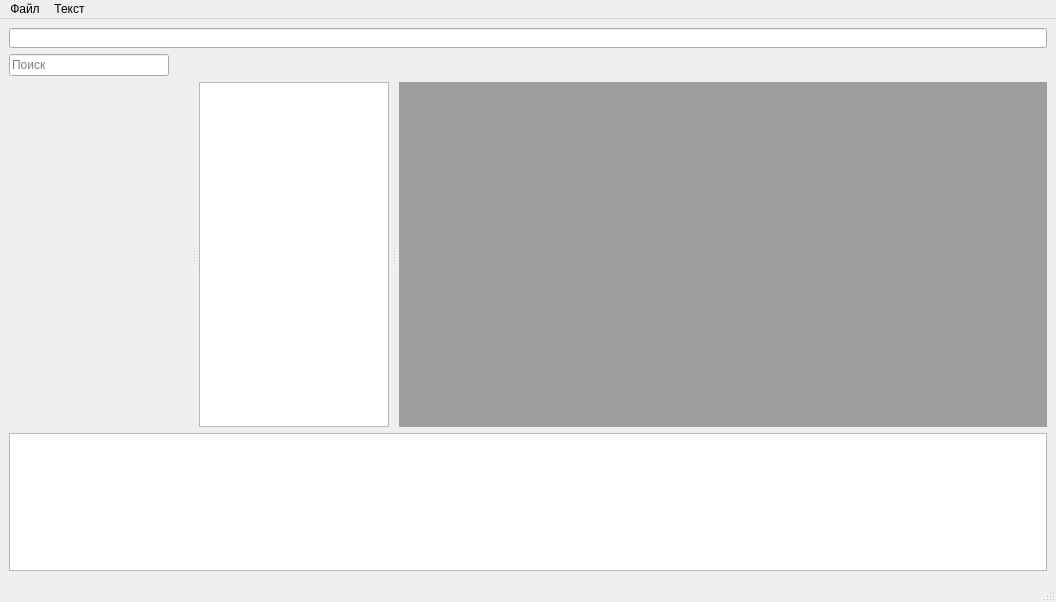
<?xml version="1.0" encoding="UTF-8"?>
<ui version="4.0">
 <class>MainWindow</class>
 <widget class="QMainWindow" name="MainWindow">
  <property name="geometry">
   <rect>
    <x>0</x>
    <y>0</y>
    <width>1056</width>
    <height>602</height>
   </rect>
  </property>
  <property name="windowTitle">
   <string>Блокнот</string>
  </property>
  <widget class="QWidget" name="centralwidget">
   <layout class="QGridLayout" name="gridLayout">
    <item row="2" column="0">
     <widget class="QLineEdit" name="lineEdit_2">
      <property name="sizePolicy">
       <sizepolicy hsizetype="Maximum" vsizetype="Fixed">
        <horstretch>0</horstretch>
        <verstretch>0</verstretch>
       </sizepolicy>
      </property>
      <property name="minimumSize">
       <size>
        <width>160</width>
        <height>0</height>
       </size>
      </property>
      <property name="sizeIncrement">
       <size>
        <width>160</width>
        <height>0</height>
       </size>
      </property>
      <property name="placeholderText">
       <string>Поиск</string>
      </property>
     </widget>
    </item>
    <item row="1" column="0">
     <widget class="QLineEdit" name="lineEdit">
      <property name="maximumSize">
       <size>
        <width>1200</width>
        <height>20</height>
       </size>
      </property>
      <property name="layoutDirection">
       <enum>Qt::RightToLeft</enum>
      </property>
     </widget>
    </item>
    <item row="7" column="0">
     <layout class="QVBoxLayout" name="verticalLayout">
      <property name="spacing">
       <number>6</number>
      </property>
      <property name="sizeConstraint">
       <enum>QLayout::SetMaximumSize</enum>
      </property>
      <item>
       <widget class="QSplitter" name="splitter">
        <property name="frameShape">
         <enum>QFrame::NoFrame</enum>
        </property>
        <property name="frameShadow">
         <enum>QFrame::Sunken</enum>
        </property>
        <property name="lineWidth">
         <number>16</number>
        </property>
        <property name="orientation">
         <enum>Qt::Horizontal</enum>
        </property>
        <property name="opaqueResize">
         <bool>false</bool>
        </property>
        <property name="handleWidth">
         <number>10</number>
        </property>
        <property name="childrenCollapsible">
         <bool>true</bool>
        </property>
        <widget class="fileManager" name="widget" native="true">
         <property name="enabled">
          <bool>true</bool>
         </property>
         <property name="sizePolicy">
          <sizepolicy hsizetype="Minimum" vsizetype="Maximum">
           <horstretch>0</horstretch>
           <verstretch>0</verstretch>
          </sizepolicy>
         </property>
         <property name="minimumSize">
          <size>
           <width>160</width>
           <height>0</height>
          </size>
         </property>
         <property name="maximumSize">
          <size>
           <width>180</width>
           <height>16777215</height>
          </size>
         </property>
         <property name="mouseTracking">
          <bool>false</bool>
         </property>
         <property name="acceptDrops">
          <bool>true</bool>
         </property>
         <property name="toolTipDuration">
          <number>0</number>
         </property>
        </widget>
        <widget class="QTextEdit" name="textEdit">
         <property name="enabled">
          <bool>true</bool>
         </property>
         <property name="maximumSize">
          <size>
           <width>190</width>
           <height>16777215</height>
          </size>
         </property>
         <property name="layoutDirection">
          <enum>Qt::LeftToRight</enum>
         </property>
         <property name="autoFillBackground">
          <bool>true</bool>
         </property>
        </widget>
        <widget class="QMdiArea" name="mdiArea">
         <property name="sizePolicy">
          <sizepolicy hsizetype="Maximum" vsizetype="Expanding">
           <horstretch>0</horstretch>
           <verstretch>0</verstretch>
          </sizepolicy>
         </property>
         <property name="layoutDirection">
          <enum>Qt::LeftToRight</enum>
         </property>
        </widget>
       </widget>
      </item>
     </layout>
    </item>
    <item row="8" column="0">
     <layout class="QVBoxLayout" name="verticalLayout_2">
      <item>
       <widget class="QListView" name="searchView"/>
      </item>
     </layout>
    </item>
   </layout>
  </widget>
  <widget class="QMenuBar" name="menubar">
   <property name="geometry">
    <rect>
     <x>0</x>
     <y>0</y>
     <width>1056</width>
     <height>21</height>
    </rect>
   </property>
   <widget class="QMenu" name="menu">
    <property name="title">
     <string>Файл</string>
    </property>
    <widget class="QMenu" name="menu_2">
     <property name="enabled">
      <bool>true</bool>
     </property>
     <property name="title">
      <string>Язык</string>
     </property>
     <addaction name="russian"/>
     <addaction name="english"/>
    </widget>
    <widget class="QMenu" name="menu_3">
     <property name="title">
      <string>Выбрать тему</string>
     </property>
     <addaction name="light"/>
     <addaction name="dark"/>
    </widget>
    <addaction name="open_2"/>
    <addaction name="readOnly"/>
    <addaction name="separator"/>
    <addaction name="save"/>
    <addaction name="printDoc"/>
    <addaction name="menu_3"/>
    <addaction name="separator"/>
    <addaction name="menu_2"/>
    <addaction name="help"/>
    <addaction name="separator"/>
    <addaction name="exit"/>
   </widget>
   <widget class="QMenu" name="menu_4">
    <property name="title">
     <string>Текст</string>
    </property>
    <widget class="QMenu" name="menu_5">
     <property name="title">
      <string>Выравнивание</string>
     </property>
     <addaction name="onLeft"/>
     <addaction name="onCenter"/>
     <addaction name="onRight"/>
    </widget>
    <addaction name="copyFT"/>
    <addaction name="setFT"/>
    <addaction name="separator"/>
    <addaction name="menu_5"/>
    <addaction name="font"/>
    <addaction name="separator"/>
    <addaction name="dateTimeAction"/>
   </widget>
   <addaction name="menu"/>
   <addaction name="menu_4"/>
  </widget>
  <widget class="QStatusBar" name="statusbar"/>
  <action name="save">
   <property name="text">
    <string>Сохранить</string>
   </property>
   <property name="shortcut">
    <string>Ctrl+S</string>
   </property>
  </action>
  <action name="open_2">
   <property name="text">
    <string>Открыть</string>
   </property>
   <property name="shortcut">
    <string>Ctrl+O</string>
   </property>
  </action>
  <action name="exit">
   <property name="text">
    <string>Выход</string>
   </property>
   <property name="shortcut">
    <string>Ctrl+Q</string>
   </property>
  </action>
  <action name="help">
   <property name="text">
    <string>Справка</string>
   </property>
  </action>
  <action name="russian">
   <property name="checkable">
    <bool>false</bool>
   </property>
   <property name="checked">
    <bool>false</bool>
   </property>
   <property name="text">
    <string>Русский</string>
   </property>
  </action>
  <action name="english">
   <property name="checkable">
    <bool>false</bool>
   </property>
   <property name="text">
    <string>Английский</string>
   </property>
  </action>
  <action name="readOnly">
   <property name="text">
    <string>Открыть для чтения</string>
   </property>
  </action>
  <action name="light">
   <property name="checkable">
    <bool>false</bool>
   </property>
   <property name="checked">
    <bool>false</bool>
   </property>
   <property name="text">
    <string>Светлая</string>
   </property>
  </action>
  <action name="dark">
   <property name="checkable">
    <bool>false</bool>
   </property>
   <property name="text">
    <string>Тёмная</string>
   </property>
  </action>
  <action name="printDoc">
   <property name="text">
    <string>Печать</string>
   </property>
  </action>
  <action name="copyFT">
   <property name="text">
    <string>Копировать формат</string>
   </property>
  </action>
  <action name="setFT">
   <property name="text">
    <string>Применить формат</string>
   </property>
  </action>
  <action name="font">
   <property name="text">
    <string>Шрифт</string>
   </property>
  </action>
  <action name="onLeft">
   <property name="text">
    <string>Слева</string>
   </property>
  </action>
  <action name="onCenter">
   <property name="text">
    <string>Посередине</string>
   </property>
  </action>
  <action name="onRight">
   <property name="text">
    <string>Справа</string>
   </property>
  </action>
  <action name="dateTimeAction">
   <property name="text">
    <string>Вcтавка времени</string>
   </property>
  </action>
 </widget>
 <customwidgets>
  <customwidget>
   <class>fileManager</class>
   <extends>QWidget</extends>
   <header>filemanager.h</header>
   <container>1</container>
  </customwidget>
 </customwidgets>
 <resources/>
 <connections/>
</ui>
